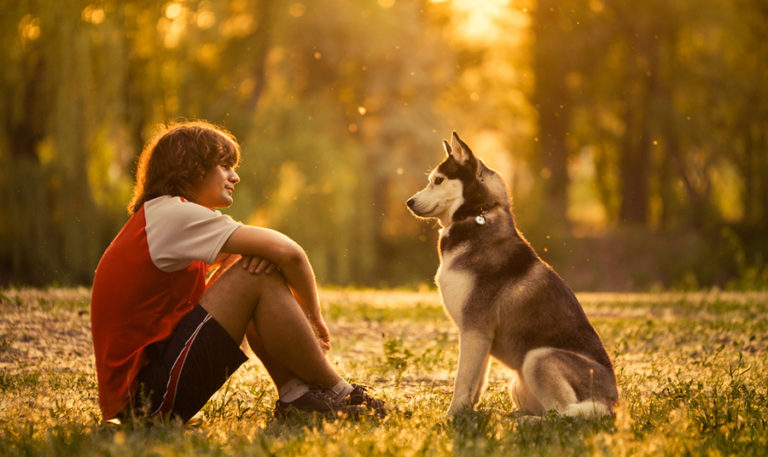
#> input picture images/person_and_dog.jpg, 768 x 457 px
$ jupyter execute sec11_graphic.ipynb
#> lines starting #> are read from the running program, lines starting #| are printed output that depends on the picture
[cell 1]
# 필요한 라이브러리 임포트
import cv2
import matplotlib.pyplot as plt

# 이미지 파일 경로 설정 및 이미지 로드
filepath = "../images/person_and_dog.jpg"
img = cv2.imread(filepath)
#> img is the input picture: shape (457, 768, 3); mean B, G, R 32.8, 98.8, 144.4

# 선 그리기: 시작점(20,60) → 끝점(350,60), 마젠타색, 두께 2px
img = cv2.line(img, (20,60), (350,60), (255,0,255), 2, cv2.LINE_AA)

# 첫 번째 사각형의 모서리 표시 (노란색 원, 테두리만)
img = cv2.circle(img, (80, 120), 10, (255, 255, 0), 2, cv2.LINE_AA)
img = cv2.circle(img, (380, 430), 10, (255, 255, 0), 2, cv2.LINE_AA)
# 노란색 테두리 사각형 그리기 (두께 2px)
img = cv2.rectangle(img, (80, 120), (380, 430), (255, 255, 0), 2)

# 두 번째 사각형의 모서리 표시 (흰색 원, 채우기)
img = cv2.circle(img, (400, 120), 10, (255, 255, 255), -1, cv2.LINE_AA)
img = cv2.circle(img, (630, 430), 10, (255, 255, 255), -1, cv2.LINE_AA)
# 흰색 테두리 사각형 그리기 (두께 2px)
img = cv2.rectangle(img, (400, 120), (630, 430), (255, 255, 255), 2)

# 이미지에 텍스트 추가: "Person & Dog" (노란색, 크기 1.5)
img = cv2.putText(img, "Person & Dog", (30,50),
                  cv2.FONT_HERSHEY_SCRIPT_COMPLEX,
                  1.5, (0,255,255), 2, cv2.LINE_AA)
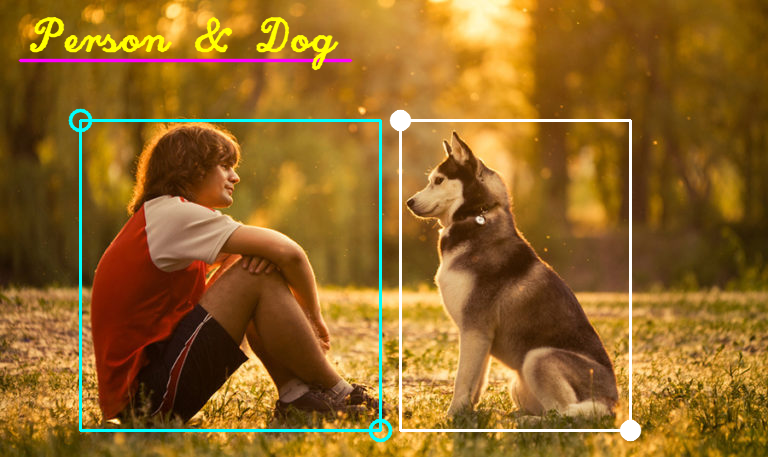
#> img: shape (457, 768, 3); mean B, G, R 38.2, 103, 144.8

# 첫 번째 사각형 영역의 밝기를 줄여서 어둡게 만들기 (각 채널을 1.5로 나눔)
img[120:430, 80:380, 0] = img[120:430, 80:380, 0]/1.5  # B 채널
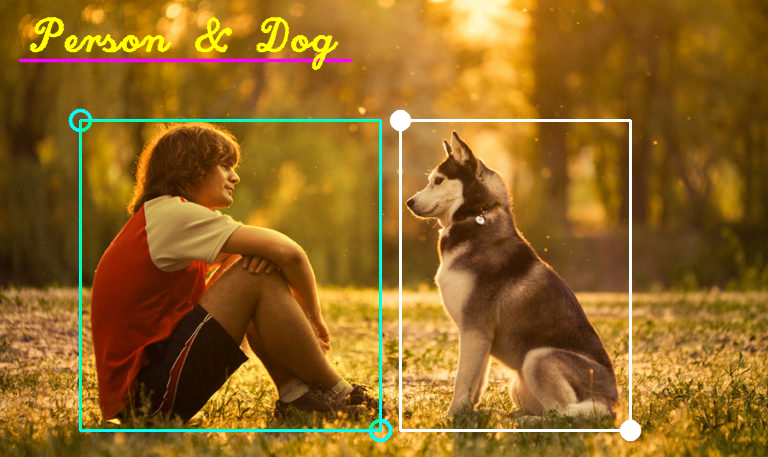
#> img: shape (457, 768, 3); mean B, G, R 34.8, 103, 144.8
img[120:430, 80:380, 1] = img[120:430, 80:380, 1]/1.5  # G 채널
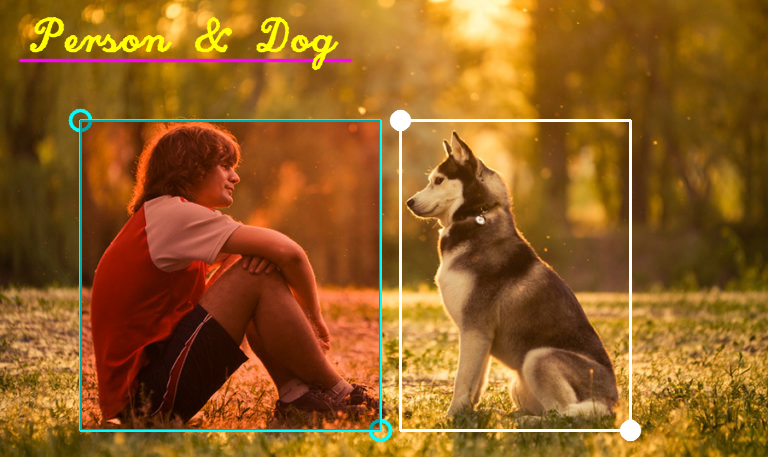
#> img: shape (457, 768, 3); mean B, G, R 34.8, 94.9, 144.8
img[120:430, 80:380, 2] = img[120:430, 80:380, 2]/1.5  # R 채널
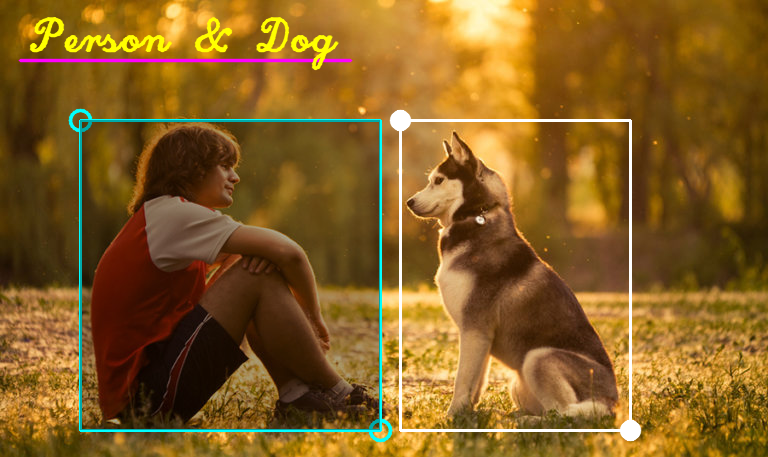
#> img: shape (457, 768, 3); mean B, G, R 34.8, 94.9, 133

# BGR을 RGB로 변환 (OpenCV는 BGR, matplotlib은 RGB 사용)
img_rgb = cv2.cvtColor(img, cv2.COLOR_BGR2RGB)

# matplotlib으로 시각화
plt.figure(figsize=(10, 8))
plt.imshow(img_rgb)
plt.title("Person & Dog")
plt.axis("off")
plt.show()

$ run again, with images/person1.jpg copied over images/person_and_dog.jpg
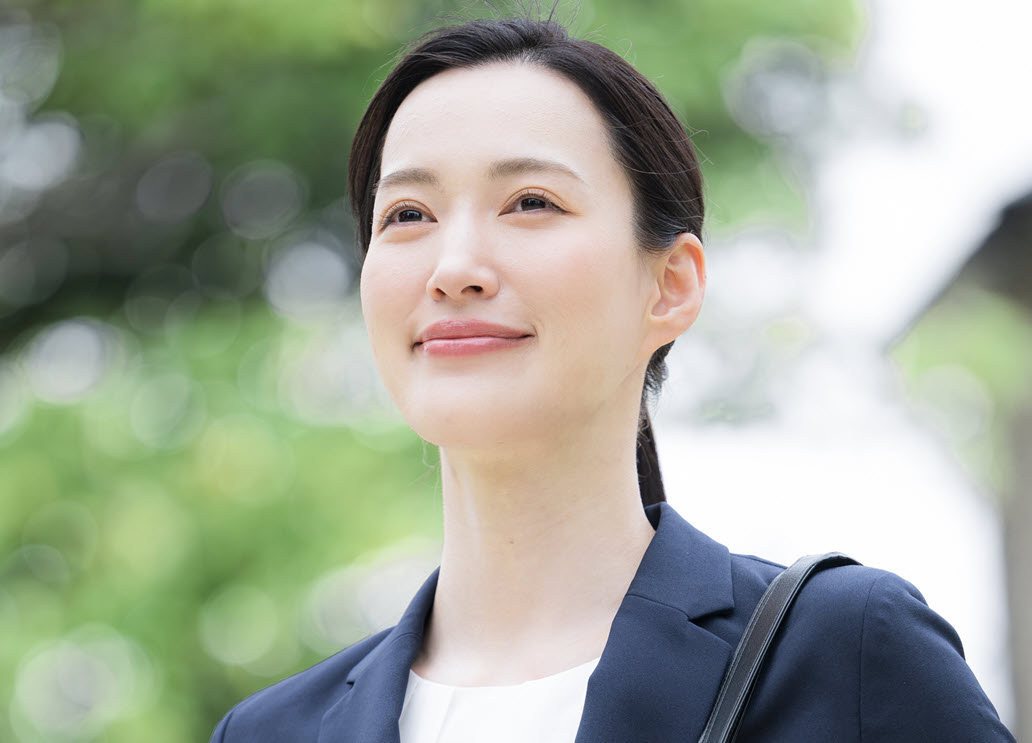
#> input picture images/person1.jpg, 1032 x 743 px
#> img is the input picture: shape (743, 1032, 3); mean B, G, R 151.4, 167.6, 159.9
#> `img[120:430, 80:380, 2] = img[120:430, 80:380, 2]/1.5`:
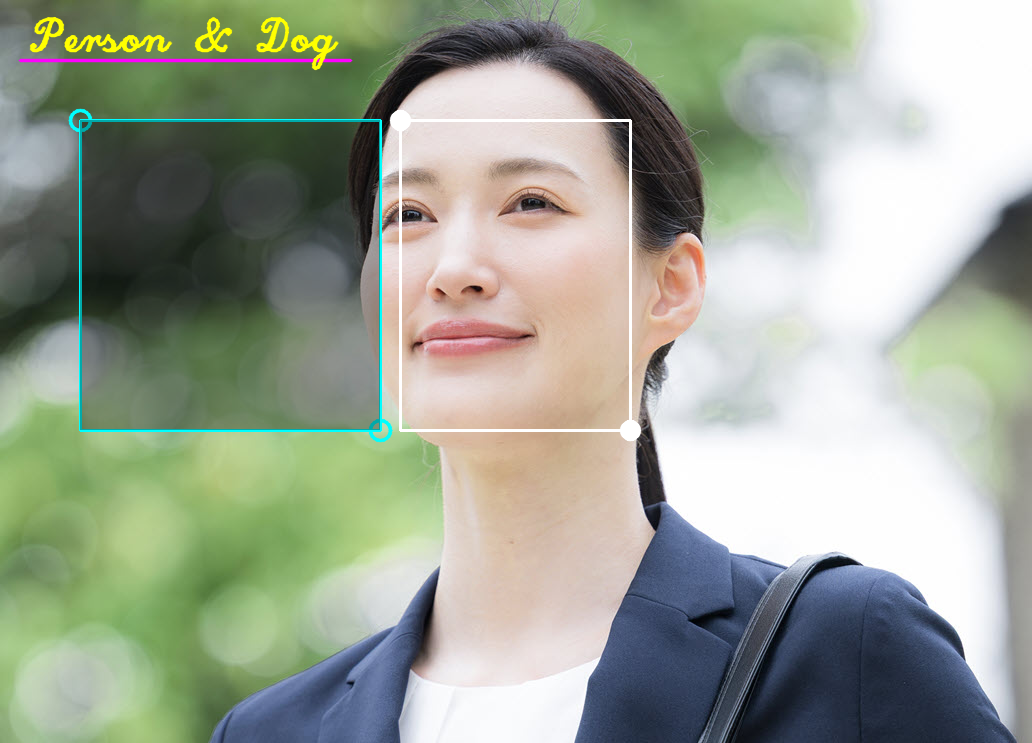
#> img: shape (743, 1032, 3); mean B, G, R 147.9, 163.5, 155.8
